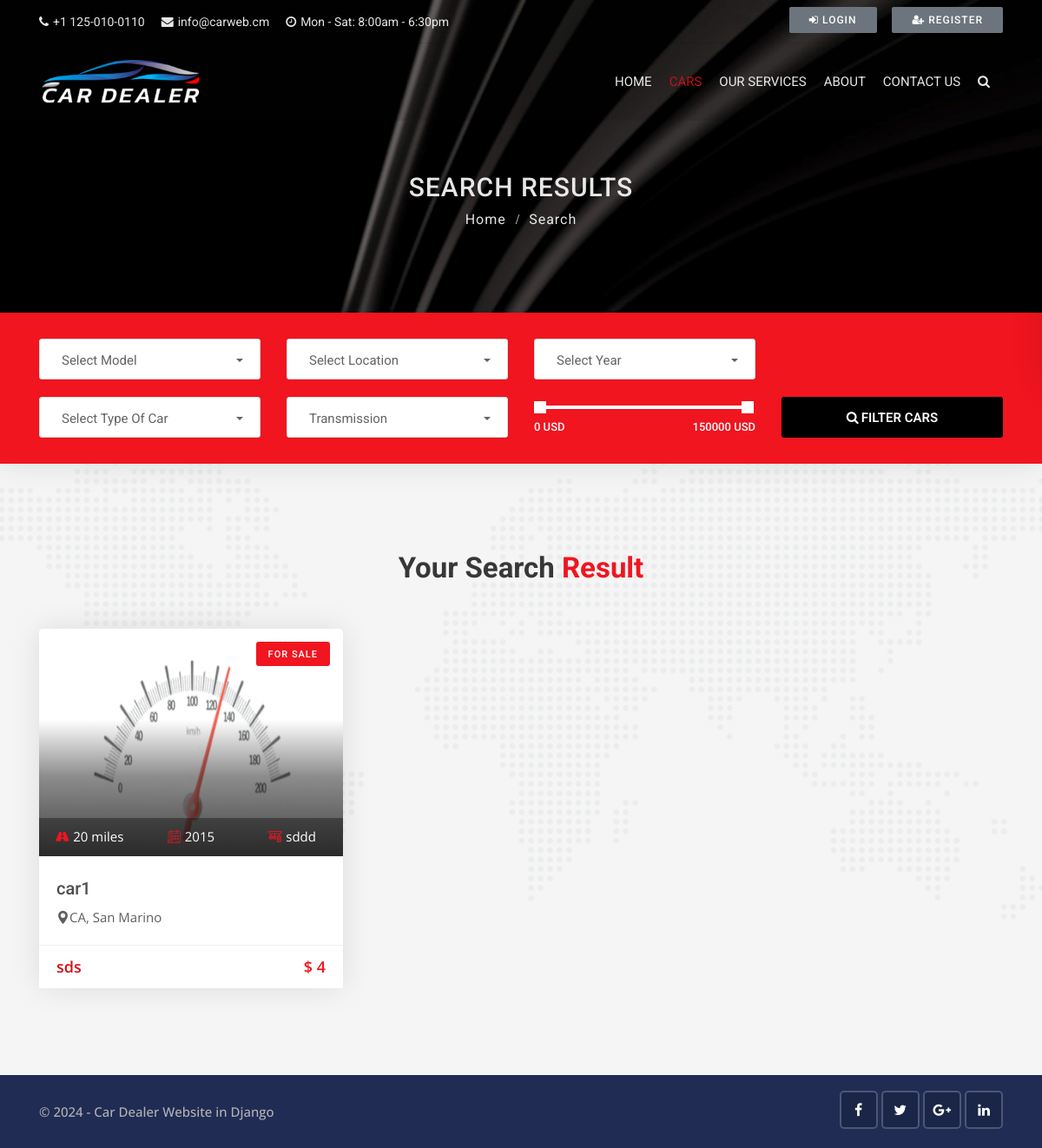
Page /cars/search on the committed database.
### cars/models.py (models this page shows, shortened)
class Car(models.Model):
    state_choice = (
        ('AL', 'Alabama'),
        ('AK', 'Alaska'),
        ('AZ', 'Arizona'),
        ('AR', 'Arkansas'),
        ('CA', 'California'),
        ('CO', 'Colorado'),
        ('CT', 'Connecticut'),
        ('DE', 'Delaware'),
        ('DC', 'District Of Columbia'),
        ('FL', 'Florida'),
        ('GA', 'Georgia'),
        ('HI', 'Hawaii'),
        ('ID', 'Idaho'),
        ('IL', 'Illinois'),
        ('IN', 'Indiana'),
        ('IA', 'Iowa'),
        ('KS', 'Kansas'),
        ('KY', 'Kentucky'),
        ('LA', 'Louisiana'),
        ('ME', 'Maine'),
        ('MD', 'Maryland'),
        ('MA', 'Massachusetts'),
        ('MI', 'Michigan'),
        ('MN', 'Minnesota'),
        ('MS', 'Mississippi'),
        ('MO', 'Missouri'),
        ('MT', 'Montana'),
        ('NE', 'Nebraska'),
        ('NV', 'Nevada'),
        ('NH', 'New Hampshire'),
        ('NJ', 'New Jersey'),
        ('NM', 'New Mexico'),
        ('NY', 'New York'),
        ('NC', 'North Carolina'),
        ('ND', 'North Dakota'),
        ('OH', 'Ohio'),
        ('OK', 'Oklahoma'),
        ('OR', 'Oregon'),
        ('PA', 'Pennsylvania'),
        ('RI', 'Rhode Island'),
        ('SC', 'South Carolina'),
        ('SD', 'South Dakota'),
        ('TN', 'Tennessee'),
        ('TX', 'Texas'),
        ('UT', 'Utah'),
        ('VT', 'Vermont'),
        ('VA', 'Virginia'),
        ('WA', 'Washington'),
        ('WV', 'West Virginia'),
        ('WI', 'Wisconsin'),
        ('WY', 'Wyoming'),
    )
    year_choice = []
    for r in range(2000, (datetime.now().year+1)):
        year_choice.append((r,r))
    features_choices = (
        ('Cruise Control', 'Cruise Control'),
        ('Audio Interface', 'Audio Interface'),
        ('Airbags', 'Airbags'),
        ('Air Conditioning', 'Air Conditioning'),
        ('Seat Heating', 'Seat Heating'),
        ('Alarm System', 'Alarm System'),
        ('ParkAssist', 'ParkAssist'),
        ('Power Steering', 'Power Steering'),
        ('Reversing Camera', 'Reversing Camera'),
        ('Direct Fuel Injection', 'Direct Fuel Injection'),
        ('Auto Start/Stop', 'Auto Start/Stop'),
        ('Wind Deflector', 'Wind Deflector'),
        ('Bluetooth Handset', 'Bluetooth Handset'),
    )
    door_choices = (
        ('2', '2'),
        ('3', '3'),
        ('4', '4'),
        ('5', '5'),
        ('6', '6'),
    )
    car_title = models.CharField(max_length=255)
    state = models.CharField(choices=state_choice, max_length=100)
    city = models.CharField(max_length=100)
    color = models.CharField(max_length=100)
    model = models.CharField(max_length=100)
    year = models.IntegerField(('year'), choices=year_choice)
    condition = models.CharField(max_length=100)
    price = models.IntegerField()
    description = RichTextField()
    car_photo = models.ImageField(upload_to='photos/%Y/%m/%d/')
    car_photo_1 = models.ImageField(upload_to='photos/%Y/%m/%d/', blank=True)
    car_photo_2 = models.ImageField(upload_to='photos/%Y/%m/%d/', blank=True)
    car_photo_3 = models.ImageField(upload_to='photos/%Y/%m/%d/', blank=True)
    car_photo_4 = models.ImageField(upload_to='photos/%Y/%m/%d/', blank=True)
    features = MultiSelectField(choices=features_choices)
    body_style = models.CharField(max_length=100)
    engine = models.CharField(max_length=100)
    transmission = models.CharField(max_length=100)
    interior = models.CharField(max_length=100)
    miles = models.IntegerField()
    doors = models.CharField(choices=door_choices, max_length=10)
    passengers = models.IntegerField()
    vin_no = models.CharField(max_length=100)
    milage = models.IntegerField()
    fuel_type = models.CharField(max_length=50)
    no_of_owners = models.CharField(max_length=100)
    is_featured = models.BooleanField(default=False)
    created_date = models.DateTimeField(default=datetime.now, blank=True)

### cars/views.py (the view)
# urls.py: path('search', views.search, name='search'),
def search(request):
    cars = Car.objects.order_by('-created_date')
    model_search = Car.objects.values_list('model', flat=True).distinct()
    city_search = Car.objects.values_list('city', flat=True).distinct()
    year_search = Car.objects.values_list('year', flat=True).distinct()
    body_style_search = Car.objects.values_list('body_style', flat=True).distinct()
    transmission_search = Car.objects.values_list('transmission', flat=True).distinct()
    if 'keyword' in request.GET:
        keyword = request.GET['keyword']
        if keyword:
            cars = cars.filter(description__icontains=keyword)
    if 'model' in request.GET:
        model = request.GET['model']
        if model:
            cars = cars.filter(model__iexact=model)
    if 'city' in request.GET:
        city = request.GET['city']
        if city:
            cars = cars.filter(city__iexact=city)
    if 'year' in request.GET:
        year = request.GET['year']
        if year:
            cars = cars.filter(year__iexact=year)
    if 'body_style' in request.GET:
        body_style = request.GET['body_style']
        if body_style:
            cars = cars.filter(body_style__iexact=body_style)
    if 'min_price' in request.GET:
        min_price = request.GET['min_price']
        max_price = request.GET['max_price']
        if max_price:
            cars = cars.filter(price__gte=min_price, price__lte=max_price)
    data = {
        'cars': cars,
        'model_search': model_search,
        'city_search': city_search,
        'year_search': year_search,
        'body_style_search': body_style_search,
        'transmission_search': transmission_search,
    }
    return render(request, 'cars/search.html', data)

### templates/cars/search.html (shortened to what this page needs)
{% extends 'base.html' %}
{% block content %}
{% load humanize %}
<div class="sub-banner overview-bgi">
    <div class="container breadcrumb-area">
        <div class="breadcrumb-areas">
            <h1>Search Results</h1>
            <ul class="breadcrumbs">
                <li><a href="index.html">Home</a></li>
                <li class="active">Search</li>
            </ul>
        </div>
    </div>
</div>
<div class="search-box-3 sb-7 bg-active">
    <div class="container">
        <div class="search-area-inner">
            <div class="search-contents">
                <form method="GET" action="{% url 'search' %}">
                    <div class="row">
                        <div class="col-lg-3 col-md-6 col-sm-6 col-6">
                            <div class="form-group">
                                <select class="selectpicker search-fields" name="model">
                                    <option selected='selected' disabled='disabled'>Select Model</option>
                                </select>
                            </div>
                        </div>
                        <div class="col-lg-3 col-md-6 col-sm-6 col-6">
                            <div class="form-group">
                                <select class="selectpicker search-fields" name="city">
                                    <option selected='selected' disabled='disabled'>Select Location</option>
                                </select>
                            </div>
                        </div>
                        <div class="col-lg-3 col-md-6 col-sm-6 col-6">
                            <div class="form-group">
                                <select class="selectpicker search-fields" name="year">
                                    <option selected='selected' disabled='disabled'>Select Year</option>
                                </select>
                            </div>
                        </div>
                    </div>
                    <div class="row">
                        <div class="col-lg-3 col-md-6 col-sm-6 col-6">
                            <div class="form-group">
                                <select class="selectpicker search-fields" name="body_style">
                                    <option selected='selected' disabled='disabled'>Select Type Of Car</option>
                                </select>
                            </div>
                        </div>
                        <div class="col-lg-3 col-md-6 col-sm-6 col-6">
                            <div class="form-group">
                                <select class="selectpicker search-fields" name="transmission">
                                    <option selected='selected' disabled='disabled'>Transmission</option>
                                </select>
                            </div>
                        </div>
                        <div class="col-lg-3 col-md-6 col-sm-6 col-6">
                            <div class="form-group">
                                <div class="range-slider">
                                    <div data-min="0" data-max="150000" data-unit="USD" data-min-name="min_price" data-max-name="max_price" class="range-slider-ui ui-slider" aria-disabled="false"></div>
                                </div>
                            </div>
                        </div>
                        <div class="col-lg-3 col-md-6 col-sm-6 col-6">
                            <div class="form-group">
                                <button class="btn btn-block button-theme btn-md">
                                    <i class="fa fa-search"></i>Filter Cars
                                </button>
                            </div>
                        </div>
                    </div>
                </form>
            </div>
        </div>
    </div>
</div>
<div class="featured-car content-area">
    <div class="container">
        <div class="main-title">
            <h1>Your Search <span>Result</span></h1>
        </div>
        <div class="row">
          {% for car in cars %}
            <div class="col-lg-4 col-md-6">
                <div class="car-box">
                    <div class="car-thumbnail">
                        <a href="{% url 'car_detail' car.id %}" class="car-img">
                            <div class="tag">For Sale</div>
                            <img class="d-block w-100" src="{{car.car_photo.url}}" alt="car" style="min-height: 262px; max-height: 262px;">
                            <div class="facilities-list clearfix">
                                <ul>
                                    <li>
                                        <span><i class="flaticon-way"></i></span>{{car.miles | intcomma}} miles
                                    </li>
                                    <li>
                                        <span><i class="flaticon-calendar-1"></i></span>{{car.year}}
                                    </li>
                                    <li>
                                        <span><i class="flaticon-manual-transmission"></i></span>{{car.transmission}}
                                    </li>
                                </ul>
                            </div>
                        </a>
                    </div>
                    <div class="detail">
                        <h1 class="title">
                            <a href="{% url 'car_detail' car.id %}">{{car.car_title}}</a>
                        </h1>
                        <div class="location">
                            <a href="{% url 'car_detail' car.id %}">
                                <i class="flaticon-pin"></i>{{car.state}}, {{car.city}}
                            </a>
                        </div>
                    </div>
                    <div class="footer clearfix">
                        <div class="pull-left ratings days">
                            <p class="cartype">{{car.body_style}}</p>
                        </div>
                        <div class="pull-right">
                            <p class="price">$ {{car.price | intcomma}}</p>
                        </div>
                    </div>
                </div>
            </div>
          {% endfor %}
        </div>
    </div>
</div>
{% endblock %}

### cardealer/static/css/skins/red.css (style rules this page uses)
.button-theme { background:#f0151f; }
.car-box .facilities-list li span i { color: #f0151f; }
.main-title h1 span { color:#f0151f; }
.tag { background:#f0151f; }
.car-box .footer .price { color:#f0151f; }
.bg-active { background: #f0151f; color: #fff!important; }

### rows in the picture
Car: car_photo (picture), miles "20", year "2015", transmission "sddd", car_title "car1", state "CA", city "San Marino", body_style "sds", price "4"
